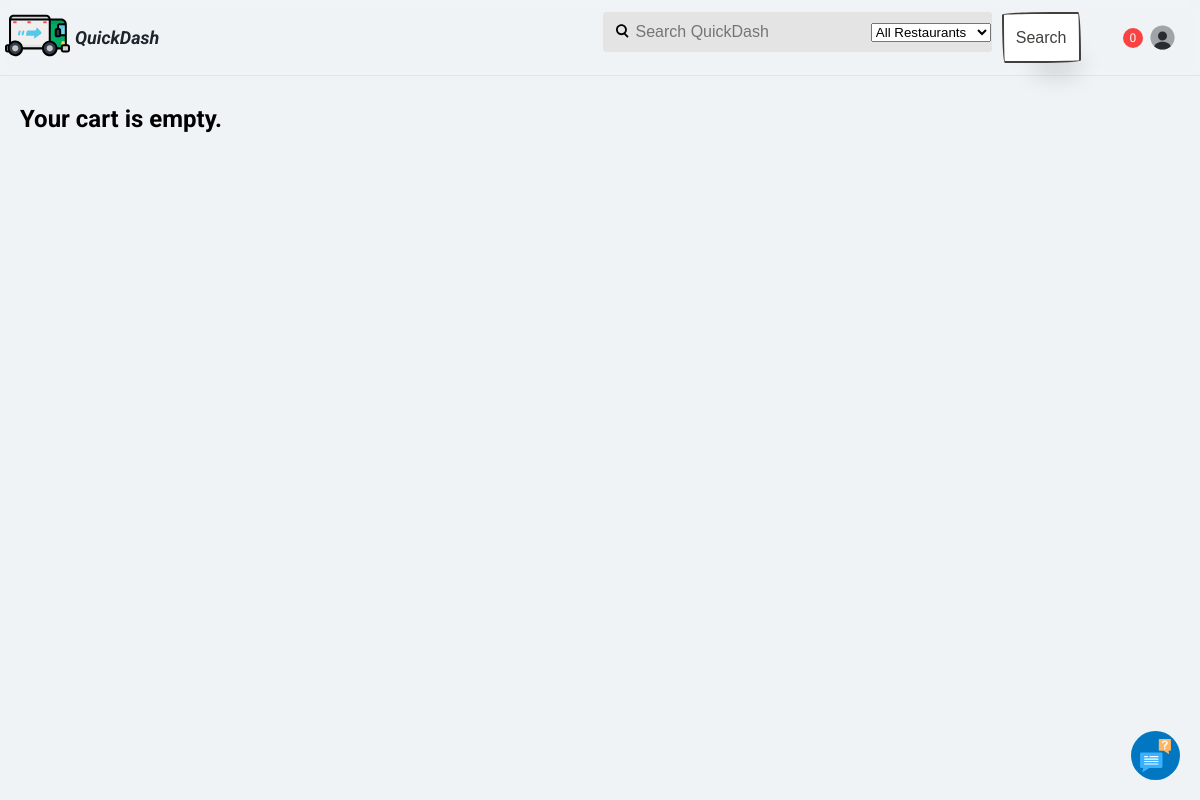
Page /checkout/ (signed in) on the earlier database version.
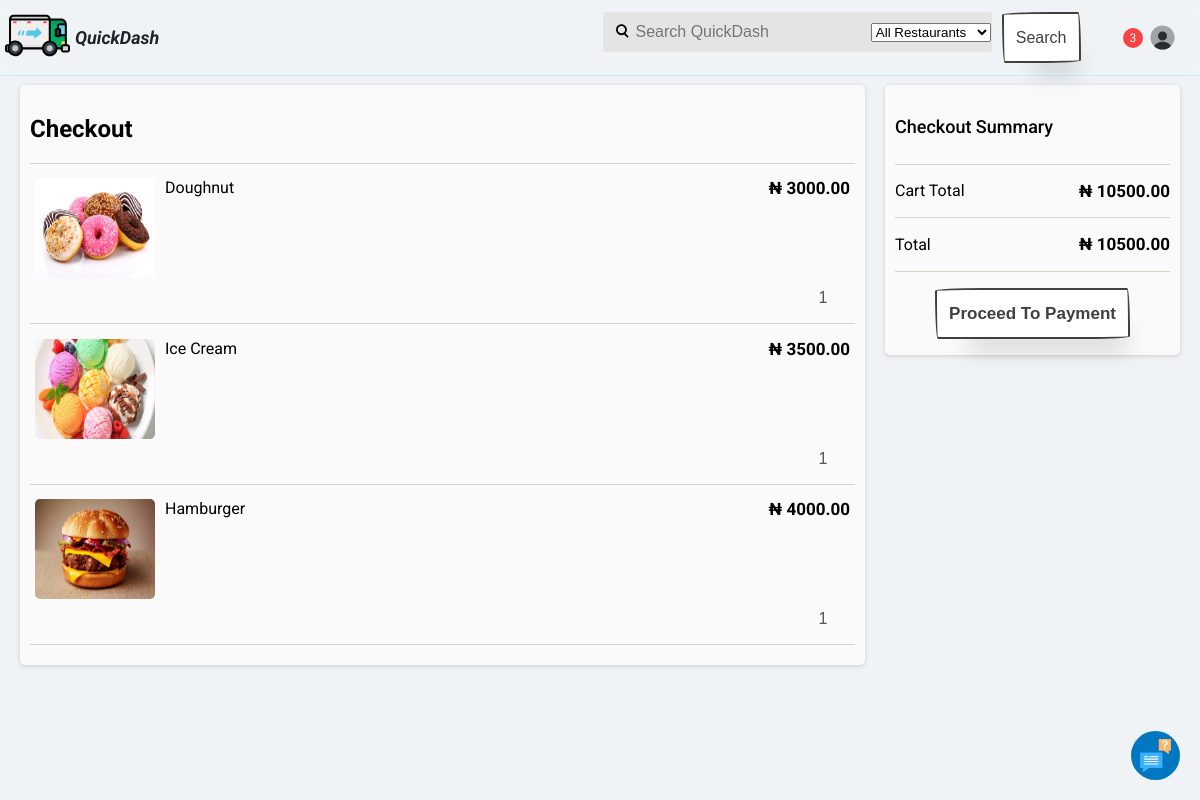
Same page on the later database version.
### orders/models.py (models this page shows, shortened)
class CartItem(models.Model):
    user = models.ForeignKey(settings.AUTH_USER_MODEL, on_delete=models.CASCADE,)
    item = models.ForeignKey(Item, on_delete=models.CASCADE)
    quantity = models.PositiveIntegerField(default=1)
    date_added = models.DateTimeField(auto_now_add=True)
    def get_total_price(self):
        return self.quantity * self.item.price

class Item(models.Model):
    name = models.CharField(max_length=100)
    price = models.DecimalField(max_digits=6, decimal_places=2)
    description = models.TextField(blank=True, null=True)
    rating = models.DecimalField(max_digits=3, decimal_places=1)
    image = models.ImageField(upload_to='menu_images/')
    date_added = models.DateTimeField(auto_now_add=True)
    restaurant = models.ForeignKey(
        Restaurant,
        on_delete=models.CASCADE,
    )
    user = models.ForeignKey(settings.AUTH_USER_MODEL, on_delete=models.CASCADE)

### orders/views.py (the view)
# urls.py: path('checkout/', views.checkout, name='checkout'),
@login_required(login_url='login')
def checkout(request):
    cart_items = get_user_cart(request.user)
    total_amount = calculate_cart_total(request.user)
    discounted_amount = total_amount
    coupon_discount = 0
    error_message = None
    if request.method == 'POST':
        coupon_code = request.POST.get("coupon")
        if coupon_code:
            discounted_amount, error_message = validate_and_apply_coupon(coupon_code, total_amount)
            coupon_discount = total_amount - discounted_amount
    return render(request, "orders/checkout.html", {
        "cart_items": cart_items,
        "total_amount": total_amount,
        "discounted_amount": round(discounted_amount, 2),
        "coupon_discount": round(coupon_discount, 2),
        "error_message": error_message,
    })

### orders/context_processors.py (called while the page is built)
def cart_item_count(request):
    total_items = 0
    if request.user.is_authenticated:
        total_items = CartItem.objects.filter(user=request.user).aggregate(total=Sum('quantity'))['total'] or 0
    return {'total_items': total_items}

### orders/utils.py (called while the page is built)
def get_user_cart(user):
    return CartItem.objects.filter(user=user)

def calculate_cart_total(user):
    cart_items = get_user_cart(user)
    return sum(item.get_total_price() for item in cart_items)

### orders/templates/orders/checkout.html (shortened to what this page needs)
{% extends 'core/main.html' %}
{% load static %}
{% block content %}
<head>
    <link rel="stylesheet" href="{% static 'css/cart.css' %}">
</head>
<body class="flx">
    {% if cart_items %}
    <div class="cart-item-container flx">
        <h2>Checkout</h2>
        {% for cart_item in cart_items %}
        <div class="cart-item flx">
            <div class="top-section flx">
                <div class="prod-details flx">
                    <img src="{{ cart_item.item.image.url }}" alt="{{ cart_item.item.name }}" class="prod-img">
                    <div class="prod-title flx">
                        <div class="prod-name">{{ cart_item.item.name }}</div>
                    </div>
                </div>
                <div class="price big">₦ {{ cart_item.get_total_price }}</div>
            </div>
            <div class="bottom-section flx">
                <div class="add-sub flx">
                    <input type="text" class="quantity" value="{{ cart_item.quantity }}" disabled>
                </div>
            </div>
        </div>
        {% endfor %}
    </div>
    <div class="summary-container flx">
        <h2>Checkout Summary</h2>
        <div class="subtotal flx">
            <span>Cart Total</span>
            <div class="total price">₦ {{ total_amount }}</div>
        </div>
        <div class="subtotal flx">
            <span>Total</span>
            <div class="total price">₦ {{ discounted_amount }}</div>
        </div>
        <a href="https://flutterwave.com/ng/" class="btn price">Proceed To Payment</a>
    </div>
    {% else %}
    <h2>Your cart is empty.</h2>
    {% endif %}
</body>
{% endblock %}

Differences in the rows shown:
added CartItem: item.image (picture), item.name "Doughnut", get_total_price "3000.00", quantity "1"
added CartItem: item.image (picture), item.name "Ice Cream", get_total_price "3500.00", quantity "1"
added CartItem: item.image (picture), item.name "Hamburger", get_total_price "4000.00", quantity "1"
Other differences:
{{ total_items }}: "0" → "3"
{{ total_amount }}: (not shown) → "10500.00"
{{ discounted_amount }}: (not shown) → "10500.00"
text no longer shown: "Your cart is empty."
text now shown: "Checkout Checkout Summary Cart Total ₦ Total ₦ Proceed To Payment"
